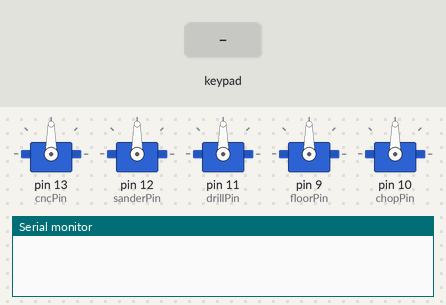
Recording of a sketch running on a simulated Arduino Uno, built with avr-gcc and run on an emulated ATmega328P. Parts: 5 × servo, the last lines printed to the serial monitor. Inputs (shaded band) come from the test bench.

Above: at 1.2 s.
1.3 s: key '#' pressed
At 1.8 s:
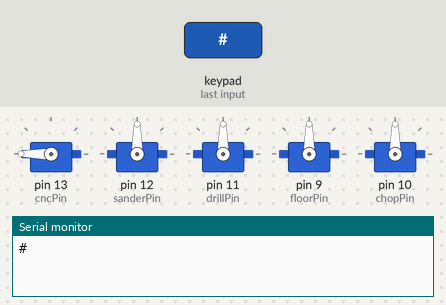
4.3 s: keypad keys 4 3 2 pressed 0.4 s apart
At 8.3 s:
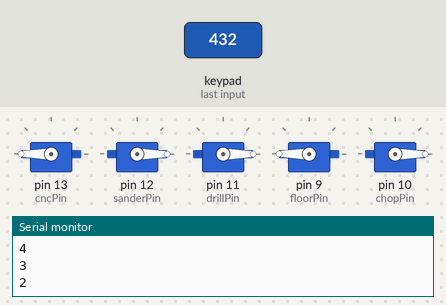
8.5 s: key '*' pressed
At 8.8 s:
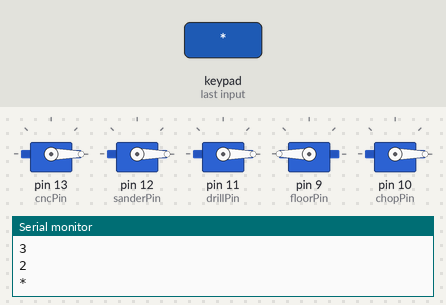
11.5 s: keypad keys 8 7 6 5 pressed 0.4 s apart
At 15.8 s:
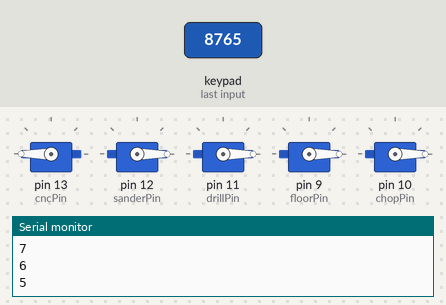
16.1 s: keypad keys 1 3 9 7 pressed 0.4 s apart
At 17.1 s:
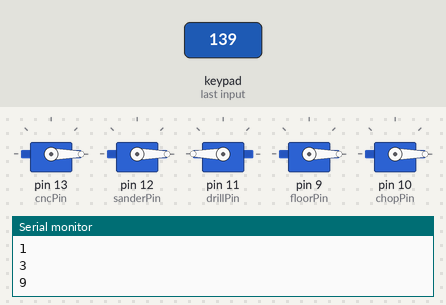
19.2 s: key '2' pressed
At 20.4 s:
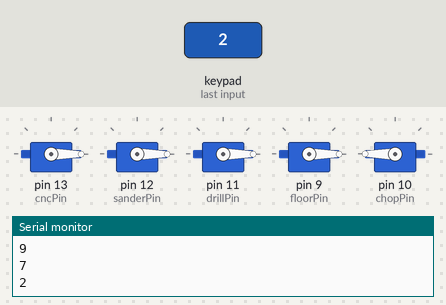
Timing chart, 0 to 21.7 s (numbered marks = the images above; inputs shaded):
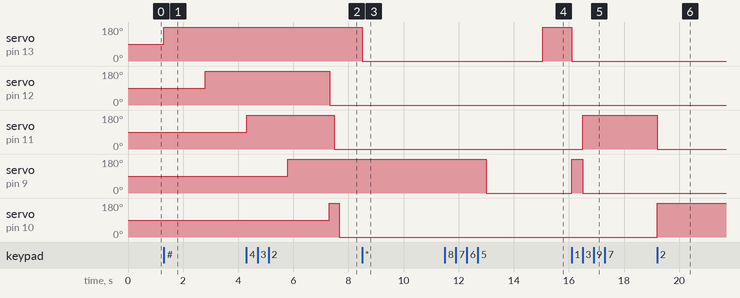

The sketch:

Arduino_Servo_Control.ino
```cpp
//Keypad Parameters
#include <Keypad.h>
const byte rows = 4; //four rows
const byte cols = 3; //three columns, we ignore the letters on the side as we dont need them
char keys[rows][cols] = {
  {'1', '2', '3'},
  {'4', '5', '6'},
  {'7', '8', '9'},
  {'#', '0', '*'}
};
byte rowPins[rows] = {8, 7, 6, 5};
byte colPins[cols] = {4, 3, 2};
Keypad keypad = Keypad( makeKeymap(keys), rowPins, colPins, rows, cols );

//Servo Parameters
#include <Servo.h>

Servo cncServo;
Servo sanderServo;
Servo drillServo;
Servo floorServo;
Servo chopServo;

#define cncPin 13
#define sanderPin 12
#define drillPin 11
#define floorPin 9
#define chopPin 10

int openAngle = 180;
int closedAngle = 0;

bool cncOpen = false;
bool sanderOpen = false;
bool drillOpen = false;
bool floorOpen = false;
bool chopOpen = false;


void setup() {
  Serial.begin(9600); //sets bit rate (9600) and starts communication with the serial monitor
  cncServo.attach(cncPin);
  sanderServo.attach(sanderPin); // attaches the defined servos to their defined pins
  drillServo.attach(drillPin);
  floorServo.attach(floorPin);
  chopServo.attach(chopPin);

}

void loop() {
  char keyPressed = keypad.getKey(); // Checks for a key press

  if (keyPressed) {
    Serial.println(keyPressed); // log key press to the attached computer (for debugging)


    if (keyPressed == '1') {
      if (floorOpen == false) { // checks to see if gate is already open
        closeAllGates();  //close all other gates
        floorServo.write(openAngle); // opens this gate
        floorOpen = true; // to keep track of what gates are open
      } else {
        floorServo.write(closedAngle); // Close this gate if it was already open at the time of the key press
        floorOpen = false;
      }
    }

    // Could use a switch statement, at the time I didn't know what that was though
    if (keyPressed == '2') {
      if (chopOpen == false) {
        closeAllGates();
        chopServo.write(openAngle);
        chopOpen = true;
      } else {
        chopServo.write(closedAngle);
        chopOpen = false;
      }
    }

    if (keyPressed == '3') {
      if (drillOpen == false) {
        closeAllGates();
        drillServo.write(openAngle);
        drillOpen = true;
      } else {
        drillServo.write(closedAngle);
        drillOpen = false;
      }
    }

    if (keyPressed == '4') {
      if (sanderOpen == false) {
        closeAllGates();
        sanderServo.write(openAngle);
        sanderOpen = true;
      } else {
        sanderServo.write(closedAngle);
        sanderOpen = false;
      }
    }

    if (keyPressed == '5') {
      if (cncOpen == false) {
        closeAllGates();
        cncServo.write(openAngle);
        cncOpen = true;
      } else {
        cncServo.write(closedAngle);
        cncOpen = false;

      }
    }

    //Special cases:
    if (keyPressed == '#') {
      cncServo.write(openAngle);
      delay(1500);
      sanderServo.write(openAngle);
      delay(1500);
      drillServo.write(openAngle);
      delay(1500);
      floorServo.write(openAngle);
      delay(1500);
      chopServo.write(openAngle);

      cncOpen = true;
      sanderOpen = true;
      drillOpen = true;
      floorOpen = true;
      chopOpen = true;
    }

    if (keyPressed == '*') {
      closeAllGates();
    }
  }
}


void closeAllGates() { //function to close all the gates in a way that does not overload PSU
  bool arrayOfGateStatus[5] = {cncOpen, sanderOpen, drillOpen, floorOpen, chopOpen}; //So we can loop through all the gate status
  int numGatesOpen = 0;

  for (byte i = 0; i < 5; i++){ // Loops through all gates, for each that is open add one to numGatesOpen
    if(arrayOfGateStatus[i] == true){
      numGatesOpen++;
    }
  }

  if(numGatesOpen <= 1){ // if only one gate is open we can just close that one by sending a close command to everything, the already closed ones will not move
    cncServo.write(closedAngle);
    sanderServo.write(closedAngle);
    drillServo.write(closedAngle);
    floorServo.write(closedAngle);
    chopServo.write(closedAngle);

    cncOpen = false;  //update to make sure all gate status is correct
    sanderOpen = false;
    drillOpen = false;
    floorOpen = false;
    chopOpen = false;
  }
  else{  // if more then 1 gate is open we must add a delay between gates so we dont draw more then 2 amps from the PSU
    cncServo.write(closedAngle);
    delay(1500);
    sanderServo.write(closedAngle);
    delay(1500);
    drillServo.write(closedAngle);
    delay(1500);
    floorServo.write(closedAngle);
    delay(1500);
    chopServo.write(closedAngle);

    cncOpen = false;
    sanderOpen = false;
    drillOpen = false;
    floorOpen = false;
    chopOpen = false;
  }


}
```

Measured:
- after the input at 1.3 s, servo on pin 13 (cncPin): 90° → 180° at once; servo on pin 12 (sanderPin): 90° → 180° after 1.5 s
- after the input at 4.3 s, servo on pin 12 (sanderPin): 180° → 0° after 3.0 s
- after the input at 8.5 s, servo on pin 13 (cncPin): 180° → 0° at once
- after the input at 11.5 s, servo on pin 13 (cncPin): 0° → 180° after 3.5 s
- after the input at 16.1 s, servo on pin 13 (cncPin): 180° → 0° at once; servo on pin 11 (drillPin): 0° → 180° after 0.40 s; servo on pin 9 (floorPin): 0° → 180° at once, → 0° 0.40 s later
- after the input at 19.2 s, servo on pin 11 (drillPin): 180° → 0° at once; servo on pin 10 (chopPin): 0° → 180° at once
